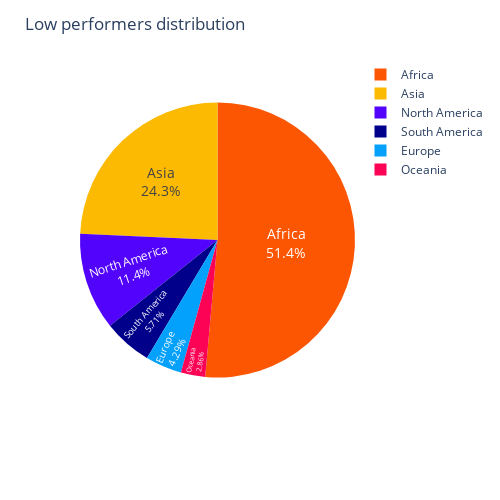

This figure's notebook cell:
### Code cell
import plotly.express as px

fig = px.pie(low_pie, values='Performance', names='continent', color='continent',
             color_discrete_map={'Europe':'#03a1fc',
                                 'Asia':'#fcba03',
                                 'Africa':'#fc5603',
                                 'South America':'darkblue',
                                 'North America': '#5203fc',
                                 'Oceania':'#fc0356'})
fig.update(layout_title_text= str('Low performers distribution'))
fig.update_traces(textinfo='label+percent', textposition='inside', textfont_size=14,)
fig.update_layout(
    autosize=False,
    width=500,
    height=500)
fig.show()

### Figure 1 — Plotly figure (JSON) as saved in the notebook; plotly's stock layout.template omitted (floating-point values rounded to 4 significant figures)
{"data": [{"customdata": [["Africa"], ["Asia"], ["Europe"], ["North America"], ["Oceania"], ["South America"]], "domain": {"x": [0, 1], "y": [0, 1]}, "hovertemplate": "continent=%{customdata[0]}<br>Performance=%{value}<extra></extra>", "labels": ["Africa", "Asia", "Europe", "North America", "Oceania", "South America"], "legendgroup": "", "marker": {"colors": ["#fc5603", "#fcba03", "#03a1fc", "#5203fc", "#fc0356", "darkblue"]}, "name": "", "showlegend": true, "textfont": {"size": 14}, "textinfo": "label+percent", "textposition": "inside", "type": "pie", "values": [36, 17, 3, 8, 2, 4]}], "layout": {"autosize": false, "height": 500, "legend": {"tracegroupgap": 0}, "margin": {"t": 60}, "title": {"text": "Low performers distribution"}, "width": 500}}
